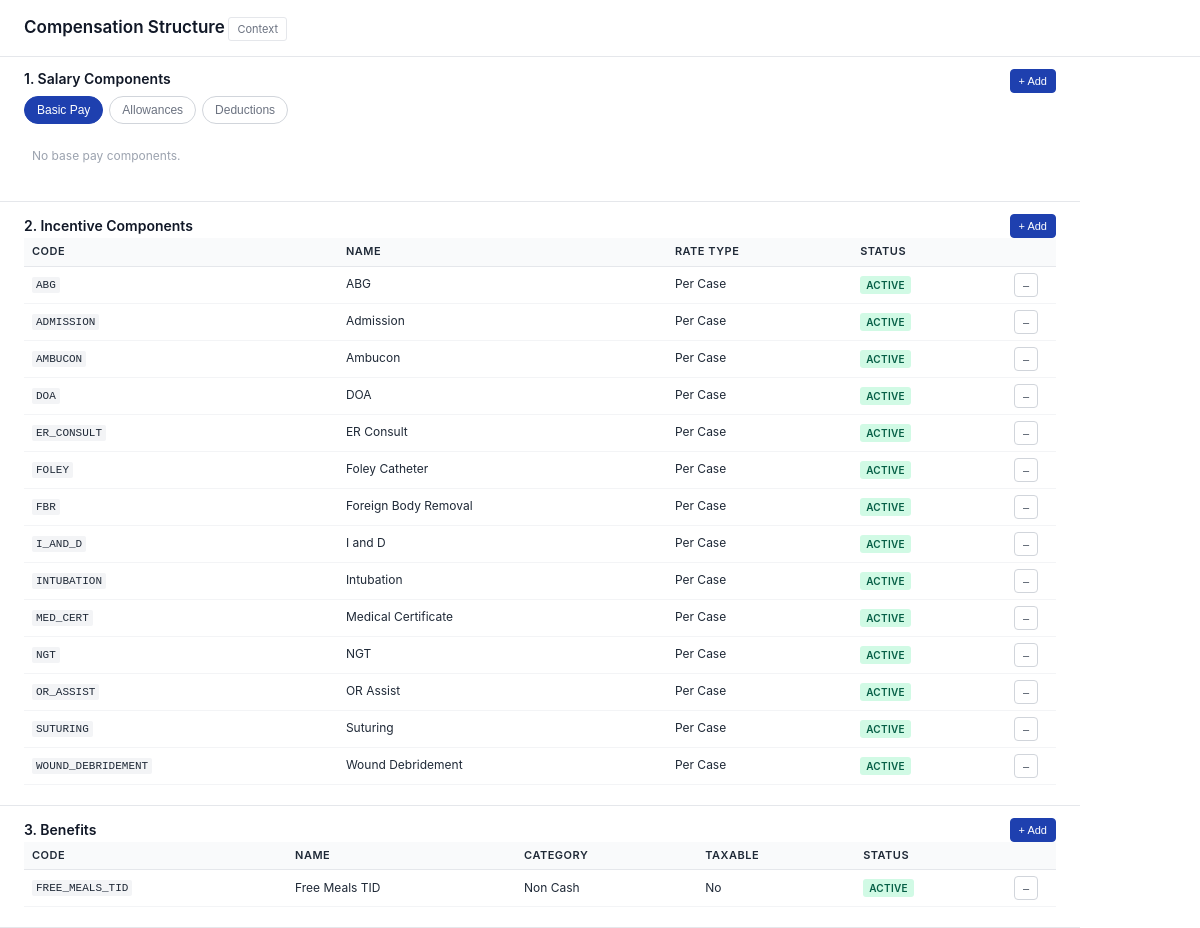
Screenshot of /modules/compensation/views/compensation_structure.php with the database file from the repository.
### tables this page shows
CREATE TABLE `incentive_types` (
  `id` int(11) NOT NULL,
  `code` varchar(50) NOT NULL,
  `name` varchar(255) NOT NULL,
  `description` text DEFAULT NULL,
  `is_approved` tinyint(1) DEFAULT 1 COMMENT '1=approved, only these allowed when logging',
  `created_at` timestamp NOT NULL DEFAULT current_timestamp(),
  `updated_at` timestamp NOT NULL DEFAULT current_timestamp() ON UPDATE current_timestamp()
);

CREATE TABLE `benefit_definitions` (
  `id` int(11) NOT NULL,
  `code` varchar(50) NOT NULL,
  `name` varchar(255) NOT NULL,
  `description` text DEFAULT NULL,
  `taxable` tinyint(1) DEFAULT 0 COMMENT '1=taxable',
  `eligible_roles` varchar(500) NOT NULL DEFAULT 'All' COMMENT 'Comma-separated e.g. ER Staff,Nurse,Doctor',
  `effective_from` date NOT NULL,
  `effective_to` date DEFAULT NULL COMMENT 'NULL = no end date',
  `attach_to` enum('duty','role') NOT NULL DEFAULT 'role' COMMENT 'Benefit attaches to duty or role',
  `is_active` tinyint(1) DEFAULT 1,
  `created_at` timestamp NOT NULL DEFAULT current_timestamp(),
  `updated_at` timestamp NOT NULL DEFAULT current_timestamp() ON UPDATE current_timestamp()
);

### config/BaseModel.php (called while the page is built, shortened)
<?php
abstract class BaseModel {
    protected $db;
    public function __construct() {
        $database = new Database();
        $this->db = $database->connect();
    }
    public function query($sql, $params = []) {
        try {
            $stmt = $this->db->prepare($sql);
            if (!empty($params)) {
                $stmt->execute($params);
            } else {
                $stmt->execute();
            }
            return $stmt->fetchAll(PDO::FETCH_ASSOC);
        } catch (PDOException $e) {
            throw new Exception("Query execution failed: " . $e->getMessage());
        }
    }
}
?>

### config/Database.php (called while the page is built, shortened)
<?php
class Database {
    private $host = 'localhost';
    private $db_name = 'public_html';
    private $username = 'root';
    private $password = '';
    public function connect() {
        $this->conn = null;
        try {
            $this->conn = new PDO(
                'mysql:host=' . $this->host . ';dbname=' . $this->db_name . ';charset=utf8mb4',
                $this->username,
                $this->password
            );
            $this->conn->setAttribute(PDO::ATTR_ERRMODE, PDO::ERRMODE_EXCEPTION);
            $this->conn->exec("SET @@session.time_zone = '+08:00'");
        } catch (PDOException $e) {
            error_log('Database Connection Error: ' . $e->getMessage());
            throw new RuntimeException('Database connection failed: ' . $e->getMessage(), 0, $e);
        }
        return $this->conn;
    }
}
?>

### modules/compensation/models/IncentiveType.php (called while the page is built, shortened)
<?php
require_once __DIR__ . '/../../../config/BaseModel.php';
class IncentiveType extends BaseModel {
    protected $table = 'incentive_types';
    public function getAll($activeOnly = false) {
        $query = "SELECT * FROM {$this->table} WHERE 1=1";
        $query .= " ORDER BY name ASC";
        return $this->query($query);
    }
}

### modules/compensation/models/BenefitDefinition.php (called while the page is built, shortened)
<?php
require_once __DIR__ . '/../../../config/BaseModel.php';
class BenefitDefinition extends BaseModel {
    protected $table = 'benefit_definitions';
    public function getAll($activeOnly = true) {
        $query = "SELECT * FROM {$this->table} WHERE 1=1";
        $query .= " ORDER BY name ASC";
        return $this->query($query);
    }
}

### modules/compensation/views/compensation_structure.php (the view, shortened to what this page needs)
<?php
require_once __DIR__ . '/../../../config/Database.php';
require_once __DIR__ . '/../models/IncentiveType.php';
require_once __DIR__ . '/../models/BenefitDefinition.php';
$salaryComp = new SalaryComponentDefinition();
$incentiveType = new IncentiveType();
$benefitDef = new BenefitDefinition();
$salaryComponents = $salaryComp->getAll(false);
$incentiveComponents = $incentiveType->getAll(false);
$benefits = $benefitDef->getAll(false);
$handlerUrl = 'modules/compensation/compensation_structure_handler.php';
$currentTab = $_GET['tab'] ?? 'base';
?>
<!DOCTYPE html>
<html>
<head>
</head>
<body>
<div class="container">
    <div class="header">
        <div><span class="title">Compensation Structure</span> <a class="context-link" onclick="alert('Organization: Primary Hospital 30 beds ER focused. Last updated: ' + new Date().toDateString()); return false;">Context</a></div>
    </div>
    <div class="content">
        <div class="section">
            <div style="display: flex; justify-content: space-between; align-items: flex-start;">
                <div>
                    <div class="section-title">1. Salary Components</div>
                    <div class="tabs" style="border: none; padding: 0; margin: 8px 0 0 0;">
                        <button class="tab <?php echo $currentTab === 'base' ? 'active' : ''; ?>" onclick="switchTab('base', 'salary'); return false;">Basic Pay</button>
                        <button class="tab <?php echo $currentTab === 'allowance' ? 'active' : ''; ?>" onclick="switchTab('allowance', 'salary'); return false;">Allowances</button>
                        <button class="tab <?php echo $currentTab === 'deduction' ? 'active' : ''; ?>" onclick="switchTab('deduction', 'salary'); return false;">Deductions</button>
                    </div>
                </div>
                <button class="btn btn-primary btn-sm" onclick="toggleForm('add-salary-form'); return false;">+ Add</button>
            </div>
            <div id="salary-base" class="tab-content <?php echo $currentTab === 'base' ? 'active' : ''; ?>">
                <?php
                $baseComps = array_filter($salaryComponents, fn($c) => $c['component_type'] === 'base');
                if (empty($baseComps)):
                ?>
                <div class="empty-state">No base pay components.</div>
                <?php endif; ?>
            </div>
        </div>
        <div class="section">
            <div style="display: flex; justify-content: space-between; align-items: center;">
                <div class="section-title">2. Incentive Components</div>
                <button class="btn btn-primary btn-sm" onclick="toggleForm('add-incentive-form'); return false;">+ Add</button>
            </div>
            <?php if (empty($incentiveComponents)): ?>
            <div class="empty-state">No incentive components.</div>
            <?php else: ?>
            <table class="table">
                <thead><tr><th>Code</th><th>Name</th><th>Rate Type</th><th>Status</th><th style="width:50px;"></th></tr></thead>
                <tbody>
                <?php foreach ($incentiveComponents as $i):
                    $status = $i['status'] ?? 'active';
                    $statusClass = $status === 'archived' ? 'archived' : ($status === 'inactive' ? 'inactive' : 'active');
                ?>
                <tr>
                    <td><span class="code"><?php echo htmlspecialchars($i['code']); ?></span></td>
                    <td><?php echo htmlspecialchars($i['name']); ?></td>
                    <td><?php echo isset($i['rate_type']) ? ucwords(str_replace('_', ' ', $i['rate_type'])) : 'Per Case'; ?></td>
                    <td><span class="badge badge-<?php echo $statusClass; ?>"><?php echo ucfirst($status); ?></span></td>
                    <td><?php if ($status === 'active'): ?><form class="inline-form" method="post" action="<?php echo htmlspecialchars($handlerUrl); ?>" onsubmit="return confirm('Deactivate?');"><button type="submit" class="btn btn-sm btn-icon">–</button></form><?php endif; ?></td>
                </tr>
                <?php endforeach; ?>
                </tbody>
            </table>
            <?php endif; ?>
        </div>
        <div class="section">
            <div style="display: flex; justify-content: space-between; align-items: center;">
                <div class="section-title">3. Benefits</div>
                <button class="btn btn-primary btn-sm" onclick="toggleForm('add-benefit-form'); return false;">+ Add</button>
            </div>
            <?php if (empty($benefits)): ?>
            <div class="empty-state">No benefits defined.</div>
            <?php else: ?>
            <table class="table">
                <thead><tr><th>Code</th><th>Name</th><th>Category</th><th>Taxable</th><th>Status</th><th style="width:50px;"></th></tr></thead>
                <tbody>
                <?php foreach ($benefits as $b): ?>
                <tr>
                    <td><span class="code"><?php echo htmlspecialchars($b['code']); ?></span></td>
                    <td><?php echo htmlspecialchars($b['name']); ?></td>
                    <td><?php echo ucwords(str_replace('_', ' ', $b['benefit_category'] ?? 'Non Cash')); ?></td>
                    <td><?php echo !empty($b['taxable']) ? 'Yes' : 'No'; ?></td>
                    <td><span class="badge badge-<?php echo !empty($b['is_active']) ? 'active' : 'inactive'; ?>"><?php echo !empty($b['is_active']) ? 'Active' : 'Inactive'; ?></span></td>
                    <td><?php if (!empty($b['is_active'])): ?><form class="inline-form" method="post" action="<?php echo htmlspecialchars($handlerUrl); ?>" onsubmit="return confirm('Deactivate?');"><button type="submit" class="btn btn-sm btn-icon">–</button></form><?php endif; ?></td>
                </tr>
                <?php endforeach; ?>
                </tbody>
            </table>
            <?php endif; ?>
        </div>
    </div>
</div>
</body>
</html>

### modules/compensation/views/compensation_structure.php (style rules this page uses)
* { margin: 0; padding: 0; box-sizing: border-box; }
body { background: #f5f5f5; font-family: -apple-system, BlinkMacSystemFont, 'Segoe UI', Roboto, sans-serif; color: #1f2937; font-size: 13px; line-height: 1.4; }
.container { width: 100%; background: #fff; }
.header { padding: 16px 24px; border-bottom: 1px solid #e5e7eb; display: flex; justify-content: space-between; align-items: center; }
.title { font-size: 17px; font-weight: 600; color: #111827; }
.context-link { font-size: 11px; color: #6b7280; text-decoration: none; border: 1px solid #e5e7eb; padding: 4px 8px; border-radius: 3px; cursor: pointer; }
.content { max-width: 1080px; }
.section { padding: 12px 24px; border-bottom: 1px solid #e5e7eb; }
.section-title { font-size: 14px; font-weight: 600; color: #111827; }
.tabs { display: flex; gap: 6px; margin-bottom: 8px; padding-bottom: 8px; border-bottom: 1px solid #e5e7eb; }
.tab { padding: 6px 12px; font-size: 12px; font-weight: 500; border: 1px solid #d1d5db; background: #fff; color: #6b7280; border-radius: 14px; cursor: pointer; height: 28px; display: flex; align-items: center; }
.tab.active { background: #1e40af; color: #fff; border-color: #1e40af; }
.table { width: 100%; border-collapse: collapse; font-size: 12px; margin-bottom: 8px; }
.table th { background: #f9fafb; border-bottom: 1px solid #e5e7eb; padding: 6px 8px; text-align: left; font-weight: 600; font-size: 11px; text-transform: uppercase; letter-spacing: 0.5px; height: 28px; }
.table td { padding: 6px 8px; border-bottom: 1px solid #f3f4f6; height: 30px; vertical-align: middle; }
.code { font-family: 'Courier New', monospace; background: #f3f4f6; padding: 2px 4px; border-radius: 2px; font-size: 11px; }
.badge { font-size: 10px; padding: 2px 6px; border-radius: 3px; font-weight: 600; text-transform: uppercase; letter-spacing: 0.3px; display: inline-block; }
.badge-active { background: #d1fae5; color: #065f46; }
.btn { padding: 6px 12px; font-size: 12px; font-weight: 500; border: 1px solid #d1d5db; background: #fff; color: #374151; border-radius: 4px; cursor: pointer; height: 30px; display: inline-flex; align-items: center; gap: 4px; }
.btn-primary { background: #1e40af; color: #fff; border-color: #1e40af; }
.btn-sm { padding: 4px 8px; font-size: 11px; height: 24px; }
.btn-icon { width: 24px; padding: 0; justify-content: center; }
.empty-state { padding: 24px 8px; color: #9ca3af; font-size: 12px; }
.inline-form { display: contents; }
.tab-content { display: none; }
.tab-content.active { display: block; }

### rows the page displays
incentive_types: code "ABG", name "ABG", status "ACTIVE"
incentive_types: code "ADMISSION", name "Admission", status "ACTIVE"
incentive_types: code "AMBUCON", name "Ambucon", status "ACTIVE"
incentive_types: code "DOA", name "DOA", status "ACTIVE"
incentive_types: code "ER_CONSULT", name "ER Consult", status "ACTIVE"
incentive_types: code "FOLEY", name "Foley Catheter", status "ACTIVE"
incentive_types: code "FBR", name "Foreign Body Removal", status "ACTIVE"
incentive_types: code "I_AND_D", name "I and D", status "ACTIVE"
incentive_types: code "INTUBATION", name "Intubation", status "ACTIVE"
incentive_types: code "MED_CERT", name "Medical Certificate", status "ACTIVE"
incentive_types: code "NGT", name "NGT", status "ACTIVE"
incentive_types: code "OR_ASSIST", name "OR Assist", status "ACTIVE"
incentive_types: code "SUTURING", name "Suturing", status "ACTIVE"
incentive_types: code "WOUND_DEBRIDEMENT", name "Wound Debridement", status "ACTIVE"
benefit_definitions: code "FREE_MEALS_TID", name "Free Meals TID", benefit_category "Non Cash", taxable "No", is_active "ACTIVE"
